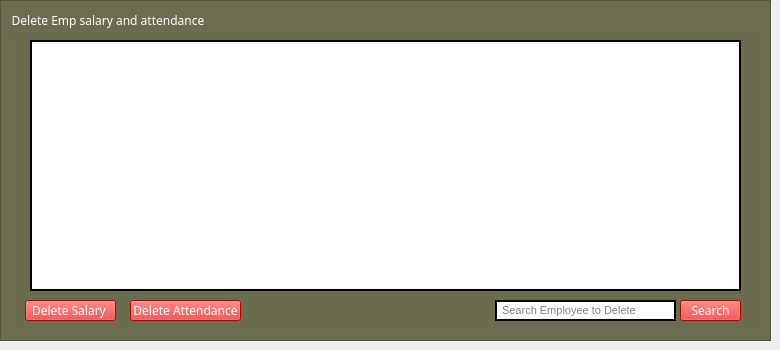
     <widget class="QWidget" name="page_8">
      <widget class="QFrame" name="frame_14">
       <property name="geometry">
        <rect>
         <x>0</x>
         <y>0</y>
         <width>771</width>
         <height>341</height>
        </rect>
       </property>
       <property name="font">
        <font>
         <family>Yu Gothic UI Semibold</family>
        </font>
       </property>
       <property name="styleSheet">
        <string notr="true">background-color:rgb(108, 108, 81)</string>
       </property>
       <property name="frameShape">
        <enum>QFrame::StyledPanel</enum>
       </property>
       <property name="frameShadow">
        <enum>QFrame::Raised</enum>
       </property>
       <widget class="QGroupBox" name="groupBox_8">
        <property name="geometry">
         <rect>
          <x>10</x>
          <y>10</y>
          <width>748</width>
          <height>321</height>
         </rect>
        </property>
        <property name="font">
         <font>
          <family>Impact</family>
         </font>
        </property>
        <property name="styleSheet">
         <string notr="true">color:white</string>
        </property>
        <property name="title">
         <string>Delete Emp salary and attendance</string>
        </property>
        <widget class="QTableWidget" name="deletesalaryandattentandaceTableWidget">
         <property name="geometry">
          <rect>
           <x>20</x>
           <y>30</y>
           <width>711</width>
           <height>251</height>
          </rect>
         </property>
         <property name="styleSheet">
          <string notr="true">background-color:white;color:black;border:2px solid black</string>
         </property>
        </widget>
        <widget class="QPushButton" name="btndeletesalary">
         <property name="geometry">
          <rect>
           <x>15</x>
           <y>290</y>
           <width>91</width>
           <height>21</height>
          </rect>
         </property>
         <property name="font">
          <font>
           <family>Impact</family>
           <weight>50</weight>
           <bold>false</bold>
          </font>
         </property>
         <property name="styleSheet">
          <string notr="true">background-color:rgb(255, 0, 0);color:white</string>
         </property>
         <property name="text">
          <string>Delete Salary </string>
         </property>
        </widget>
        <widget class="QLineEdit" name="deletesalarysearchemployeeinput">
         <property name="geometry">
          <rect>
           <x>485</x>
           <y>290</y>
           <width>181</width>
           <height>21</height>
          </rect>
         </property>
         <property name="font">
          <font>
           <pointsize>8</pointsize>
          </font>
         </property>
         <property name="styleSheet">
          <string notr="true">background-color:white;color:black;border:2px solid black</string>
         </property>
         <property name="placeholderText">
          <string> Search Employee to Delete</string>
         </property>
        </widget>
        <widget class="QPushButton" name="btnsearchempdeletesalary">
         <property name="geometry">
          <rect>
           <x>670</x>
           <y>290</y>
           <width>61</width>
           <height>21</height>
          </rect>
         </property>
         <property name="font">
          <font>
           <family>Impact</family>
           <weight>50</weight>
           <bold>false</bold>
          </font>
         </property>
         <property name="styleSheet">
          <string notr="true">background-color:rgb(255, 0, 0);color:white</string>
         </property>
         <property name="text">
          <string>Search</string>
         </property>
        </widget>
        <widget class="QPushButton" name="btndeleteattendance">
         <property name="geometry">
          <rect>
           <x>120</x>
           <y>290</y>
           <width>111</width>
           <height>21</height>
          </rect>
         </property>
         <property name="font">
          <font>
           <family>Impact</family>
           <weight>50</weight>
           <bold>false</bold>
          </font>
         </property>
         <property name="styleSheet">
          <string notr="true">background-color:rgb(255, 0, 0);color:white</string>
         </property>
         <property name="text">
          <string>Delete Attendance</string>
         </property>
        </widget>
       </widget>
      </widget>
     </widget>
